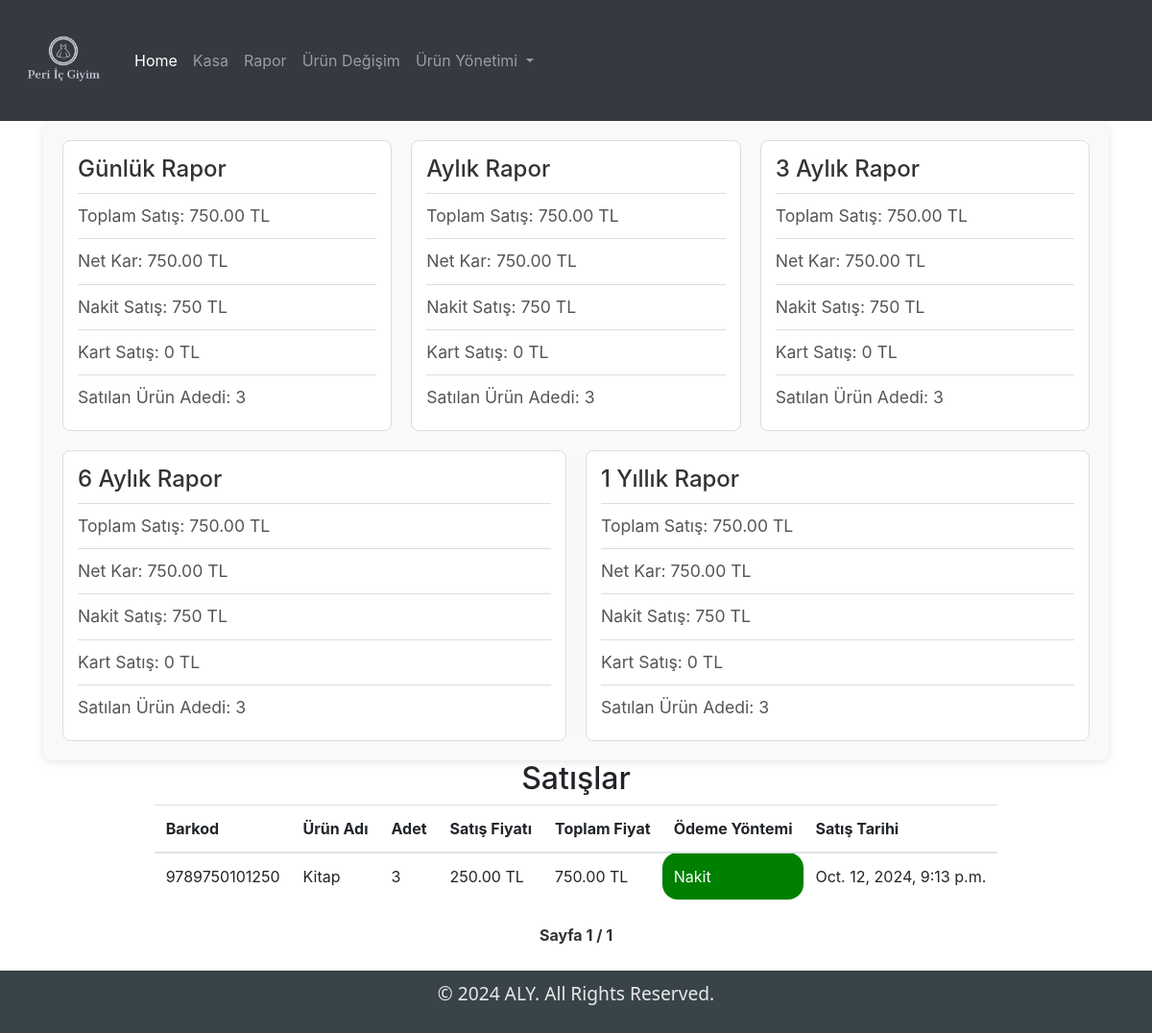
Page /rapor/ (signed in) on the committed database.
### myapp/models.py (models this page shows, shortened)
class Sale(models.Model):
    PAYMENT_METHODS = [
        ('cash', 'Nakit'),
        ('credit_card', 'Kredi Kartı'),
    ]
    item = models.ForeignKey(Item, on_delete=models.CASCADE)
    quantity = models.IntegerField()
    sale_price = models.DecimalField(max_digits=10, decimal_places=2)
    sale_date = models.DateTimeField(auto_now_add=True)
    payment_method = models.CharField(max_length=20, choices=PAYMENT_METHODS, default='credit_card')
    def total_sale(self):
        return self.quantity * self.sale_price
    def profit(self):
        if self.item.buy_price:
            return self.total_sale() - (self.quantity * self.item.buy_price)
        return self.total_sale()

class Item(models.Model):
    barcode = models.CharField(max_length=100, null=True, unique=True)
    name = models.CharField(max_length=100)
    size = models.CharField(max_length=10)
    quantity = models.IntegerField(null=True)
    buy_price = models.DecimalField(max_digits=10, decimal_places=2, null=True, blank=True)
    sell_price = models.DecimalField(max_digits=10, decimal_places=2, null=True)
    updated = models.DateTimeField(auto_now=True)
    created = models.DateTimeField(auto_now_add=True)
    class Meta:
        ordering = ['-updated', '-created']

### myapp/views.py (the view)
# urls.py: path("rapor/", views.rapor, name="rapor"),
@login_required
def rapor(request):
    now = timezone.now()
    twenty_four_hours_ago = now - timedelta(hours=24)
    one_year_ago = now - timedelta(days=365)
    six_months_ago = now - timedelta(days=180)
    three_months_ago = now - timedelta(days=90)
    one_month_ago = now - timedelta(days=30)
    sales_today = Sale.objects.filter(sale_date__gte=twenty_four_hours_ago).order_by('-sale_date')
    sales_last_year = Sale.objects.filter(sale_date__gte=one_year_ago).order_by('-sale_date')
    sales_last_month = Sale.objects.filter(sale_date__gte=one_month_ago).order_by('-sale_date')
    sales_last_3_months = Sale.objects.filter(sale_date__gte=three_months_ago).order_by('-sale_date')
    sales_last_6_months = Sale.objects.filter(sale_date__gte=six_months_ago).order_by('-sale_date')
    def calculate_report(sales):
        total_sales = sum(sale.total_sale() for sale in sales)
        total_items_sold = sum(sale.quantity for sale in sales)
        net_profit = sum(sale.profit() for sale in sales)
        total_cash_sales = sales.filter(payment_method='cash').aggregate(total=Sum(F('quantity') * F('sale_price')))['total'] or 0
        total_credit_sales = sales.filter(payment_method='credit_card').aggregate(total=Sum(F('quantity') * F('sale_price')))['total'] or 0
        return total_sales, total_items_sold, net_profit, total_cash_sales, total_credit_sales
    total_sales_today, total_items_sold_today, net_profit_today, total_cash_sales_today, total_credit_sales_today = calculate_report(sales_today)
    total_sales_year, total_items_sold_year, net_profit_year, total_cash_sales_year, total_credit_sales_year = calculate_report(sales_last_year)
    total_sales, total_items_sold, net_profit, total_cash_sales, total_credit_sales = calculate_report(sales_last_month)
    total_sales_3_months, total_items_sold_3_months, net_profit_3_months, total_cash_sales_3_months, total_credit_sales_3_months = calculate_report(sales_last_3_months)
    total_sales_6_months, total_items_sold_6_months, net_profit_6_months, total_cash_sales_6_months, total_credit_sales_6_months = calculate_report(sales_last_6_months)
    paginator = Paginator(sales_last_month, 15)  # Her sayfada 15 satış göster
    page_number = request.GET.get('page')  # Sayfa numarasını al
    page_obj = paginator.get_page(page_number)  # Sayfa nesnesini al
    context = {
        "total_sales_today": total_sales_today,
        "total_items_sold_today": total_items_sold_today,
        "net_profit_today": net_profit_today,
        "total_cash_sales_today": total_cash_sales_today,
        "total_credit_sales_today": total_credit_sales_today,
        "total_sales_year": total_sales_year,
        "total_items_sold_year": total_items_sold_year,
        "net_profit_year": net_profit_year,
        "total_cash_sales_year": total_cash_sales_year,
        "total_credit_sales_year": total_credit_sales_year,
        "total_sales": total_sales,
        "total_items_sold": total_items_sold,
        "net_profit": net_profit,
        "total_cash_sales": total_cash_sales,
        "total_credit_sales": total_credit_sales,
        "total_sales_3_months": total_sales_3_months,
        "total_items_sold_3_months": total_items_sold_3_months,
        "net_profit_3_months": net_profit_3_months,
        "total_cash_sales_3_months": total_cash_sales_3_months,
        "total_credit_sales_3_months": total_credit_sales_3_months,
        "total_sales_6_months": total_sales_6_months,
        "total_items_sold_6_months": total_items_sold_6_months,
        "net_profit_6_months": net_profit_6_months,
        "total_cash_sales_6_months": total_cash_sales_6_months,
        "total_credit_sales_6_months": total_credit_sales_6_months,
        "page_obj": page_obj,  # Sayfa nesnesini bağlamda gönder
        "sales": page_obj.object_list,
    }
    return render(request, "rapor.html", context)

### myapp/templates/rapor.html (shortened to what this page needs)
{% extends "base.html" %}
{% block content %}
{% load static %}
<link rel="stylesheet" href="{% static 'styles/rapor.css' %}">
<div class="reports">
    <div class="table1">
        <h2>Günlük Rapor</h2>
        <hr>
        <p>Toplam Satış: {{ total_sales_today }} TL</p>
        <hr>
        <p>Net Kar: {{ net_profit_today }} TL</p>
        <hr>
        <p>Nakit Satış: {{ total_cash_sales_today }} TL</p>
        <hr>
        <p>Kart Satış: {{ total_credit_sales_today }} TL</p>
        <hr>
        <p>Satılan Ürün Adedi: {{ total_items_sold_today }}</p>
    </div>
    <div class="table1">
        <h2>Aylık Rapor</h2>
        <hr>
        <p>Toplam Satış: {{ total_sales }} TL</p>
        <hr>
        <p>Net Kar: {{ net_profit }} TL</p>
        <hr>
        <p>Nakit Satış: {{ total_cash_sales }} TL</p>
        <hr>
        <p>Kart Satış: {{ total_credit_sales }} TL</p>
        <hr>
        <p>Satılan Ürün Adedi: {{ total_items_sold }}</p>
    </div>
    <div class="table1">
        <h2>3 Aylık Rapor</h2>
        <hr>
        <p>Toplam Satış: {{ total_sales_3_months }} TL</p>
        <hr>
        <p>Net Kar: {{ net_profit_3_months }} TL</p>
        <hr>
        <p>Nakit Satış: {{ total_cash_sales_3_months }} TL</p>
        <hr>
        <p>Kart Satış: {{ total_credit_sales_3_months }} TL</p>
        <hr>
        <p>Satılan Ürün Adedi: {{ total_items_sold_3_months }}</p>
    </div>
    <div class="table1">
        <h2>6 Aylık Rapor</h2>
        <hr>
        <p>Toplam Satış: {{ total_sales_6_months }} TL</p>
        <hr>
        <p>Net Kar: {{ net_profit_6_months }} TL</p>
        <hr>
        <p>Nakit Satış: {{ total_cash_sales_6_months }} TL</p>
        <hr>
        <p>Kart Satış: {{ total_credit_sales_6_months }} TL</p>
        <hr>
        <p>Satılan Ürün Adedi: {{ total_items_sold_6_months }}</p>
    </div>
    <div class="table1">
        <h2>1 Yıllık Rapor</h2>
        <hr>
        <p>Toplam Satış: {{ total_sales_year }} TL</p>
        <hr>
        <p>Net Kar: {{ net_profit_year }} TL</p>
        <hr>
        <p>Nakit Satış: {{ total_cash_sales_year }} TL</p>
        <hr>
        <p>Kart Satış: {{ total_credit_sales_year }} TL</p>
        <hr>
        <p>Satılan Ürün Adedi: {{ total_items_sold_year }}</p>
    </div>
</div>
<div class="sales">
    <h2 class="header">Satışlar</h2>
        <div class="table">
            <table id="salesTable">
                <thead>
                    <tr>
                        <th>Barkod</th>
                        <th>Ürün Adı</th>
                        <th>Adet</th>
                        <th>Satış Fiyatı</th>
                        <th>Toplam Fiyat</th>
                        <th>Ödeme Yöntemi</th>
                        <th>Satış Tarihi</th>
                    </tr>
                </thead>
                <tbody>
                    {% for sale in sales %}
                    <tr>
                        <td>{{ sale.item.barcode }}</td>
                        <td>{{ sale.item.name }}</td>
                        <td>{{ sale.quantity }}</td>
                        <td>{{ sale.sale_price }} TL</td>
                        <td>{{ sale.total_sale }} TL</td>
                        <td class="{% if sale.payment_method == 'credit_card' %}credit{% elif sale.payment_method == 'cash' %}cash{% endif %}">
                            {% if sale.payment_method == 'credit_card' %}
                                Kredi Kartı
                            {% elif sale.payment_method == 'cash' %}
                                Nakit
                            {% else %}
                                {{ sale.payment_method }}
                            {% endif %}
                        </td>
                        <td>{{ sale.sale_date }}</td>
                    </tr>
                    {% empty %}
                    <tr>
                        <td colspan="5">Satış bulunamadı.</td>
                    </tr>
                    {% endfor %}
                </tbody>
            </table>
        </div>
</div>
<div class="pagination">
    <span class="step-links">
        <span class="current">
            Sayfa {{ page_obj.number }} / {{ page_obj.paginator.num_pages }}
        </span>
    </span>
</div>
{% endblock %}

### static/styles/main.css (style rules this page uses)
body { display: flex; flex-direction: column; min-height: 100vh; margin: 0; }

### static/styles/rapor.css (style rules this page uses)
.reports { display: flex; justify-content: space-between; flex-wrap: wrap; gap: 20px; padding: 20px; background-color: #f9f9f9; border-radius: 8px; box-shadow: 0 2px 10px rgba(0, 0, 0, 0.1); }
.table1 { background-color: white; border-radius: 8px; padding: 15px; border: 1px solid #ddd; flex: 1 1 calc(30% - 20px); min-width: 300px; }
.table1 h2 { color: #333; font-size: 1.5em; margin-bottom: 10px; }
.table1 hr { border: none; border-top: 1px solid #ddd; margin: 10px 0; }
.table1 p { margin: 5px 0; font-size: 1.1em; color: #555; }
.header { display: flex; align-items: center; justify-content: center; }
.table { display: flex; flex-direction: column; align-items: center; }
.cash { border-radius: 16px; background: green; color: white; }
p { font-size: 1.2em; }
.pagination { display: flex; justify-content: center; margin-top: 20px; margin-bottom: 20px; }
.step-links { display: flex; align-items: center; }
.step-links a, .step-links .current { padding: 5px 10px; margin: 0 5px; text-decoration: none; color: #333; }
.step-links .current { font-weight: bold; }

### rows in the picture
Sale: item.barcode "9789750101250", item.name "Kitap", quantity "3", sale_price "250.00", total_sale "750.00", payment_method "Nakit", sale_date "Oct. 12, 2024, 9:13 p.m."

### other values in the picture
{{ total_sales_today }} "750.00"
{{ net_profit_today }} "750.00"
{{ total_cash_sales_today }} "750"
{{ total_credit_sales_today }} "0"
{{ total_items_sold_today }} "3"
{{ total_sales }} "750.00"
{{ net_profit }} "750.00"
{{ total_cash_sales }} "750"
{{ total_credit_sales }} "0"
{{ total_items_sold }} "3"
{{ total_sales_3_months }} "750.00"
{{ net_profit_3_months }} "750.00"
{{ total_cash_sales_3_months }} "750"
{{ total_credit_sales_3_months }} "0"
{{ total_items_sold_3_months }} "3"
